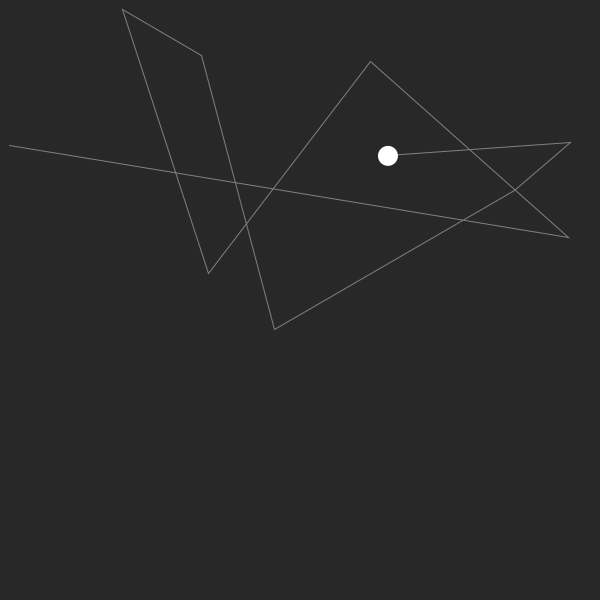
Frame 1 (no input)
Frame 60 (the mouse pressed at the canvas centre just before this capture): identical to frame 1, image omitted
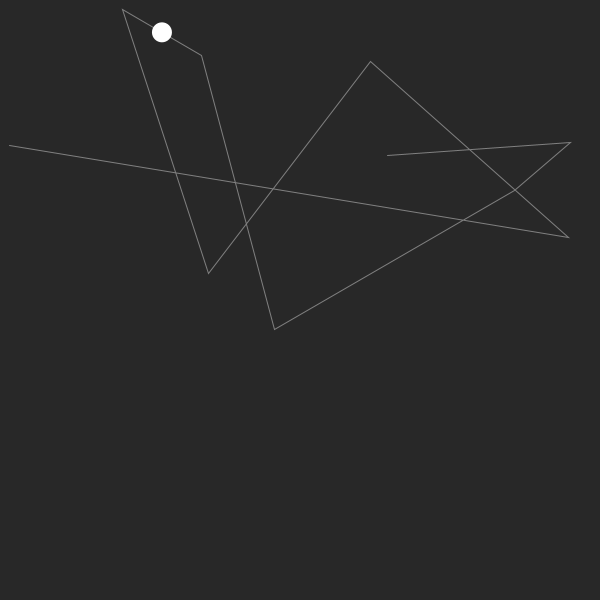
Frame 120 (the mouse held since frame 60 and released just before this capture)

The Processing sketch that drew these frames (run headless with seeded random() and noise(); from frame 60 on, the mouse is pressed at the canvas centre):

// Processing sketch: processing_82534
// ── processing_82534.pde

ArrayList<PVector> points;


void setup() {
  size(600, 600);

  points = new ArrayList<PVector>();

  for (int i = 0; i < 10; i++) {         // Create ten random points
    PVector p = new PVector(random(0, width), random(0, height));
    points.add(p);
  }
}


void draw() {
  background(40);

  noFill();
  stroke(128);

  beginShape();

  for (int i = 0; i < points.size(); i++) {      // Go through all points and draw them as a shape
    PVector p = points.get(i);
    vertex(p.x, p.y);
  }

  endShape();
  

  float progress = map(mouseX, 0, width, 0, points.size() - 1);

  int index = floor(progress);     // On which segment are we in the path?

  PVector firstP = points.get(index);     
  PVector secondP = points.get(index + 1);
  
  float px = lerp(firstP.x, secondP.x, progress - index);
  float py = lerp(firstP.y, secondP.y, progress - index);
  
  
  fill(255);
  noStroke();
  ellipse(px, py, 20, 20);     // Draw the point we were looking for
}
